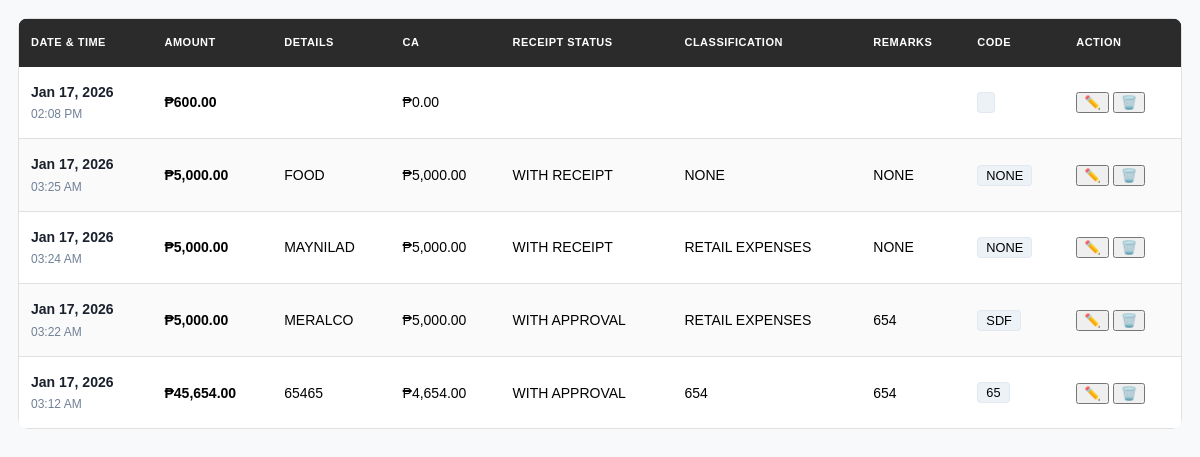
The page /expenses.php (signed in) on the database as committed earlier.
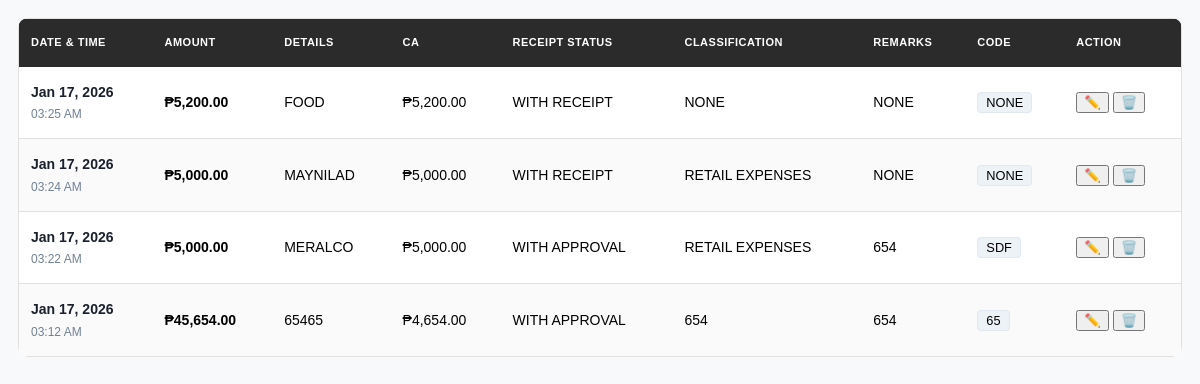
The same page on the database as committed later.
### tables this page shows
CREATE TABLE `expenses` (
  `expense_id` int(11) NOT NULL,
  `branch_id` int(11) DEFAULT NULL,
  `month_name` varchar(20) DEFAULT NULL,
  `date` datetime NOT NULL,
  `amount` decimal(10,2) NOT NULL,
  `details` text DEFAULT NULL,
  `ca` decimal(10,2) DEFAULT NULL,
  `category` varchar(50) DEFAULT NULL,
  `classification` varchar(100) DEFAULT NULL,
  `remarks` text DEFAULT NULL,
  `code` varchar(50) DEFAULT NULL
);

### expenses.php (the view, shortened to what this page needs)
<?php
require_once 'includes/auth.php';
$branchId = $_SESSION['branch_id'] ?? null;
function refValues($arr) {
    $refs = [];
    foreach($arr as $key => $value) $refs[$key] = &$arr[$key];
    return $refs;
}
$limit = 30;
$page = isset($_GET['page']) ? (int)$_GET['page'] : 1;
$offset = ($page - 1) * $limit;
$whereClauses = [];
$params = [];
$types = "";
$whereClauses[] = "e.branch_id = ?";
$params[] = $branchId;
$types .= "i";
$whereSQL = !empty($whereClauses) ? 'WHERE ' . implode(' AND ', $whereClauses) : '';
$sql = "SELECT e.*, b.branch_name
        FROM expenses e
        LEFT JOIN branches b ON e.branch_id = b.branch_id
        $whereSQL
        ORDER BY e.date DESC
        LIMIT ?, ?";
$params2 = array_merge($params, [$offset, $limit]);
$types2 = $types . "ii";
$stmt = $conn->prepare($sql);
call_user_func_array([$stmt, 'bind_param'], refValues(array_merge([$types2], $params2)));
$stmt->execute();
$result = $stmt->get_result();
?>
<!DOCTYPE html>
<html lang="en">
<head>
    <link rel="stylesheet" href="assets/css/expenses.css">
</head>
<body>
    <div class="table-wrapper">
        <table>
            <thead>
                <tr>
                    <th>Date & Time</th>
                    <th>Amount</th>
                    <th>Details</th>
                    <th>CA</th>
                    <th>Receipt Status</th>
                    <th>Classification</th>
                    <th>Remarks</th>
                    <th>Code</th>
                    <th>Action</th>
                </tr>
            </thead>
            <tbody>
                <?php while ($row = $result->fetch_assoc()):
                    $ts = strtotime($row['date']);
                    $fDate = date('M d, Y', $ts);
                    $fTime = date('h:i A', $ts);
                ?>
                <tr data-id="<?= $row['expense_id'] ?>">
                    <td>
                        <div class="dt-container">
                            <span class="dt-date"><?= $fDate ?></span>
                            <span class="dt-time"><i class="fa-regular fa-clock"></i> <?= $fTime ?></span>
                        </div>
                    </td>
                    <td class="amount-cell">₱<?= number_format($row['amount'], 2) ?></td>
                    <td><?= htmlspecialchars($row['details']) ?></td>
                    <td>₱<?= number_format($row['ca'], 2) ?></td>
                    <td><?= htmlspecialchars($row['category']) ?></td>
                    <td><?= htmlspecialchars($row['classification']) ?></td>
                    <td><?= htmlspecialchars($row['remarks']) ?></td>
                    <td><span class="badge-code"><?= htmlspecialchars($row['code']) ?></span></td>
                    <td style="white-space: nowrap;">
                        <button class="editBtn" data-id="<?= $row['expense_id'] ?>" title="Edit">✏️</button>
                        <button class="delete-btn" data-id="<?= $row['expense_id'] ?>" title="Delete">🗑️</button>
                    </td>
                </tr>
                <?php endwhile; ?>
            </tbody>
        </table>
    </div>
</body>
</html>

Rows that differ between the two databases and show on the page:
removed expenses: date "Jan 17, 2026", date "02:08 PM", amount "600.00", ca "0.00"
changed expenses "FOOD": amount "5,000.00" → "5,200.00"; ca "5,000.00" → "5,200.00"
